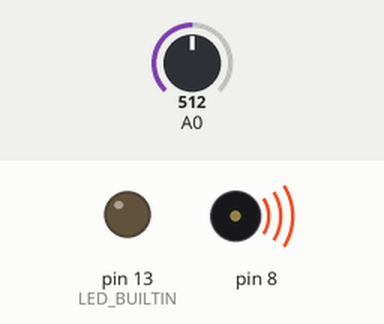
This sketch was run on a simulated Arduino Uno, built with avr-gcc and run on an emulated ATmega328P. On the bench: output pins drawn as LEDs (lit = HIGH), buzzer (waves = sounding). The inputs (shaded band) are chosen by the test bench; at power-on: A0 = 512.

Above: at 0.1 s.
Timing chart, 0 to 1.6 s (numbered marks = the images above):
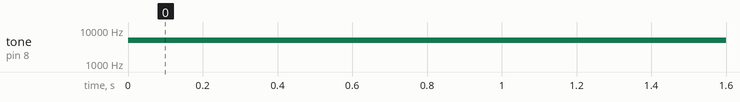

Measured:
- by itself, tone on pin 8: silent → 5054 Hz at 0.00 s

The sketch:

Part2.ino
```cpp
void setup()
{
  pinMode(LED_BUILTIN, OUTPUT);
  pinMode(8, OUTPUT);
  pinMode(A0, INPUT);
}

void loop()
{

  int pot_in = analogRead(A0);
  int pot_to_tone = map(pot_in, 0, 1023, 100, 10000);
  tone(8, pot_to_tone);
}
```
